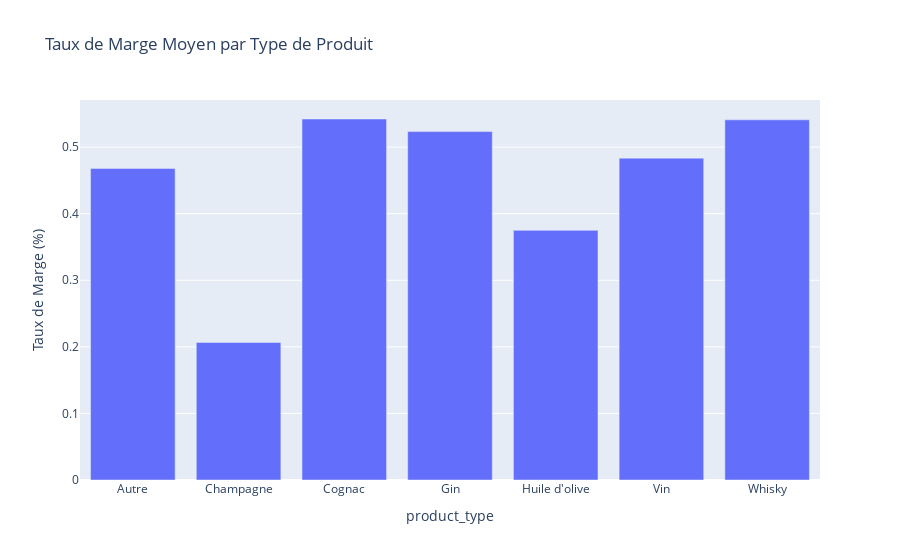

The notebook cell this image was saved under:
### Code cell
#Création d'un dataframe avec le taux de marge moyen par type de produit
df_marge_mean = df_merge.groupby('product_type')['taux_marge'].mean().reset_index()  
#Affichage dans un graphique du taux de marge par type de produit
fig_marge = px.bar(df_marge_mean, x='product_type', y='taux_marge', title='Taux de Marge Moyen par Type de Produit', labels={'taux_marge': 'Taux de Marge (%)'})
fig_marge.show()
print(min_marge, max_marge, negative_marge, min_positive, max_positive)

### Figure 1 — Plotly figure (JSON) as saved in the notebook; plotly's stock layout.template omitted (floating-point values rounded to 4 significant figures)
{"data": [{"hovertemplate": "product_type=%{x}<br>Taux de Marge (%)=%{y}<extra></extra>", "legendgroup": "", "marker": {"color": "#636efa", "pattern": {"shape": ""}}, "name": "", "orientation": "v", "showlegend": false, "textposition": "auto", "type": "bar", "x": ["Autre", "Champagne", "Cognac", "Gin", "Huile d'olive", "Vin", "Whisky"], "xaxis": "x", "y": [0.468, 0.2066, 0.5422, 0.5233, 0.375, 0.4834, 0.541], "yaxis": "y"}], "layout": {"barmode": "relative", "legend": {"tracegroupgap": 0}, "title": {"text": "Taux de Marge Moyen par Type de Produit"}, "xaxis": {"anchor": "y", "domain": [0, 1], "title": {"text": "product_type"}}, "yaxis": {"anchor": "x", "domain": [0, 1], "title": {"text": "Taux de Marge (%)"}}}}
